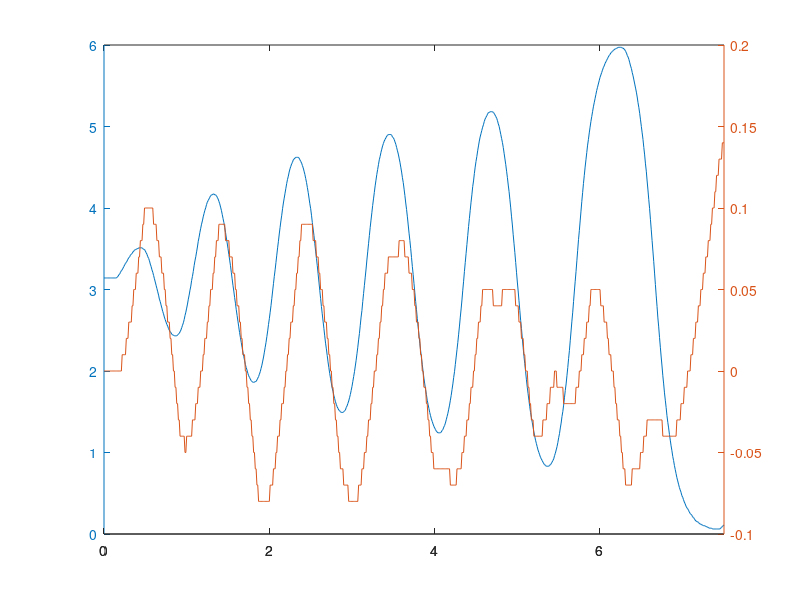

MATLAB code for this plot:
dataFile = fopen('SwingupTestData.txt', 'r');
data = dlmread('SwingupTestData.txt', ' ');

t = 0:0.01:(size(data,1)-1) * 0.01;

figure
plotyy(t, data(:,1)+pi, t, data(:,2));
